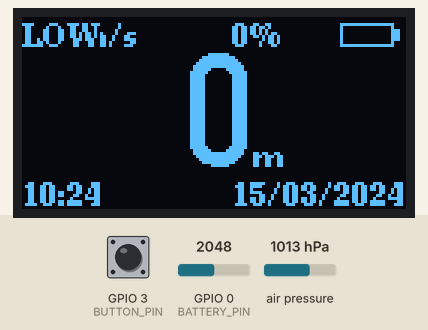
The sketch below on a simulated ESP32. On the bench: 128×64 one-colour display. The inputs (shaded band) are chosen by the test bench; at power-on: GPIO 0 (BATTERY_PIN) = 2048, GPIO 3 (BUTTON_PIN) HIGH, air pressure 1013 hPa (analog values on the 0–4095 scale). The local clock reads 2024-03-15 10:24:30 at power-on unless the sketch sets it.

Above: at 1.6 s.
1.7 s: GPIO 0 (BATTERY_PIN) set to 2222
At 2.71 s:
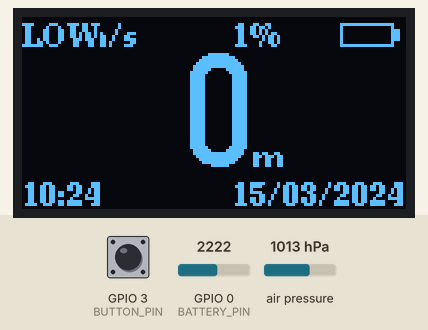
4.1 s: GPIO 0 (BATTERY_PIN) set to 2249
At 6.9 s:
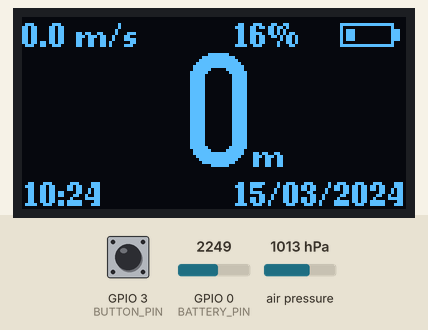
7.1 s: GPIO 3 (BUTTON_PIN) pulled LOW for 3.2 s
At 11.4 s:
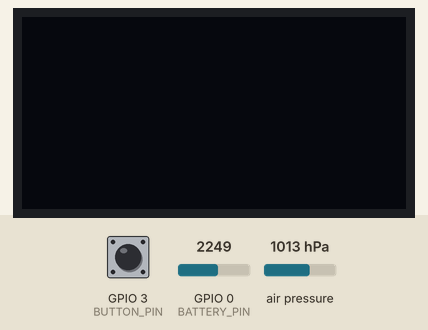
13.3 s: GPIO 3 (BUTTON_PIN) pulled LOW for 0.15 s
At 15.4 s:
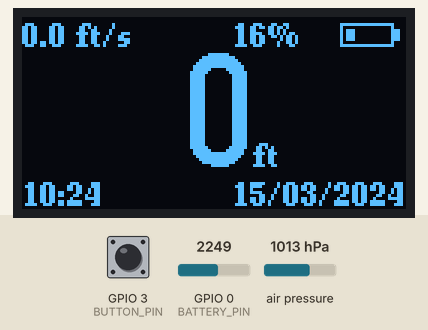
15.7 s: GPIO 0 (BATTERY_PIN) set to 2047
At 17.4 s:
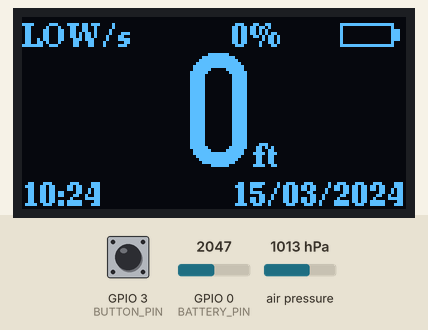
17.7 s: GPIO 3 (BUTTON_PIN) pulled LOW for 1 s
At 30.8 s:
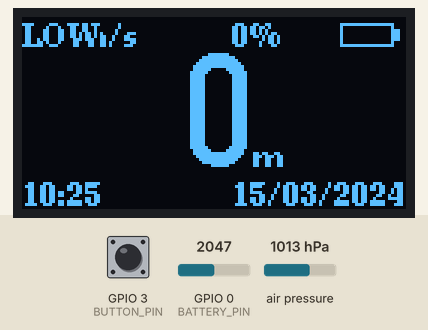
Timing chart, 0 to 31.6 s (numbered marks = the images above; inputs shaded):
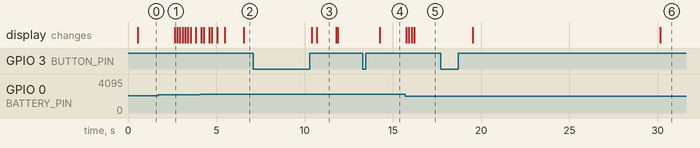

Measured:
- the behaviour switches between 2248 and 2249 on GPIO 0 (BATTERY_PIN) (found by bisection; images 1 and 2)
- after the input at 1.7 s, the display: changes after 0.94 s (image 1)
- after the input at 7.1 s, the display: first changes after 3.3 s (image 3 shows a later state)
- after the input at 13.3 s, the display: changes after 0.96 s (image 4)
- after the input at 15.7 s, the display: first changes after 0.06 s (image 5 shows a later state)
- after the input at 17.7 s, the display: first changes after 1.8 s (image 6 shows a later state)
- what the display in image 3 shows lasts 1.1 s, from 10.7 s to 11.8 s

The sketch:

AltimeterWithBigOledDisplayWithCorrection.ino
```cpp
#include <Wire.h>
#include <Adafruit_BMP280.h>
#include <RTClib.h>
#include <U8g2lib.h>
#include "driver/gpio.h"
#include "esp_sleep.h"

// ===================== PINS =====================
#define SDA_PIN 8
#define SCL_PIN 9
#define BUTTON_PIN 3
#define BATTERY_PIN 0

// ===================== DEVICES =====================
Adafruit_BMP280 bmp;
RTC_DS3231 rtc;
U8G2_SSD1309_128X64_NONAME0_F_HW_I2C u8g2(U8G2_R0);

// ===================== STATE =====================
bool useFeet = false;
float SEA_LEVEL_PRESSURE = 1013.25; // Will update dynamically during setup
float baseAltitude = 0;

// altitude
float smoothedAltitude = 0;
float lastValidAlt = 0;

// vertical speed
float lastAltForSpeed = 0;
unsigned long lastSpeedTime = 0;
float verticalSpeed = 0;
float smoothedSpeed = 0;

// tracking state for landing/climbing logic
bool hasClearedThreshold = false;

// battery
float rawMax = 2750.0;
float rawMin = 2150.0;
float smoothedRaw = 0;

// ===================== BATTERY =====================
int getBatteryPercent() {
  float sum = 0;

  for (int i = 0; i < 20; i++) {
    sum += analogRead(BATTERY_PIN);
    delay(2);
  }

  float raw = sum / 20.0;

  if (smoothedRaw == 0) smoothedRaw = raw;
  smoothedRaw = smoothedRaw * 0.85 + raw * 0.15;

  float norm = (smoothedRaw - rawMin) / (rawMax - rawMin);
  norm = constrain(norm, 0.0, 1.0);

  return (int)(norm * 100);
}

// ===================== BATTERY UI =====================
void drawBattery(int x, int y, int p) {
  u8g2.drawFrame(x, y, 18, 8);      // outer battery
  u8g2.drawBox(x + 18, y + 2, 2, 4); // battery tip

  int blocks = 0;

  if (p >= 90) {
    blocks = 4;
  }
  else if (p >= 51) {
    blocks = 3;
  }
  else if (p >= 31) {
    blocks = 2;
  }
  else if (p >= 10) {
    blocks = 1;
  }
  else {
    blocks = 0;
  }

  // draw blocks
  for (int i = 0; i < blocks; i++) {
    u8g2.drawBox(x + 2 + i * 4, y + 2, 3, 4);
  }
}

// ===================== ALTITUDE CALIBRATION =====================
void calibrateZero() {
  // Dynamically grab the current sea level pressure baseline
  float measured_pressure = bmp.readPressure() / 100.0;
  SEA_LEVEL_PRESSURE = measured_pressure;

  float sum = 0;
  for (int i = 0; i < 40; i++) {
    sum += bmp.readAltitude(SEA_LEVEL_PRESSURE);
    delay(10);
  }

  baseAltitude = sum / 40.0;
  smoothedAltitude = 0;
  lastValidAlt = 0;
  hasClearedThreshold = false; // Reset takeoff state
}

// ===================== VERTICAL SPEED =====================
void updateVerticalSpeed(float currentAlt) {
  unsigned long now = millis();
  float dt = (now - lastSpeedTime) / 1000.0;

  if (dt <= 0) return;

  float rawSpeed = (currentAlt - lastAltForSpeed) / dt;

  // filter noise spikes
  if (abs(rawSpeed) < 5.0) {
    smoothedSpeed = smoothedSpeed * 0.85 + rawSpeed * 0.15;
  }

  verticalSpeed = smoothedSpeed;

  lastAltForSpeed = currentAlt;
  lastSpeedTime = now;
}

// ===================== SLEEP =====================
void goToSleep() {
  u8g2.clearBuffer();
  u8g2.setFont(u8g2_font_ncenB08_tr);
  u8g2.drawStr(40, 32, "SLEEP");
  u8g2.sendBuffer();
  delay(300);

  u8g2.setPowerSave(1);

  gpio_wakeup_enable((gpio_num_t)BUTTON_PIN, GPIO_INTR_LOW_LEVEL);
  esp_sleep_enable_gpio_wakeup();

  delay(100);
  esp_light_sleep_start();

  u8g2.setPowerSave(0);
}

// ===================== STEPPED DISPLAY PROCESSING =====================
int getSteppedAltitude(float rawMeters, float vSpeed) {
  // 1. Manage climb threshold vs descent logic
  if (!hasClearedThreshold) {
    if (rawMeters >= 50.0) {
      hasClearedThreshold = true; // Trip wire crossed, we are up!
    } else if (vSpeed >= -0.2) {
      // If we haven't crossed 50m and aren't actively coming down hard, lock to 0
      return 0;
    }
  }

  // If descending back near or below zero, clean lock back to 0
  if (rawMeters <= 0.5) {
    hasClearedThreshold = false; // Reset for next takeoff
    return 0;
  }

  // 2. Variable meter stepping profiles (Snap processing)
  int steppedMeters = 0;
  if (rawMeters >= 1000.0) {
    // Snap to nearest 10 meters
    steppedMeters = ((int)round(rawMeters / 10.0)) * 10;
  } else {
    // Snap to nearest 5 meters
    steppedMeters = ((int)round(rawMeters / 5.0)) * 5;
  }

  return steppedMeters;
}

// ===================== SETUP =====================
void setup() {
  pinMode(BUTTON_PIN, INPUT_PULLUP);

  analogReadResolution(12);
  analogSetAttenuation(ADC_11db);

  Wire.begin(SDA_PIN, SCL_PIN);
  u8g2.begin();

  if (!bmp.begin(0x76)) {
    while (1) {
      u8g2.clearBuffer();
      u8g2.drawStr(10, 30, "BMP FAIL");
      u8g2.sendBuffer();
      delay(1000);
    }
  }

  bmp.setSampling(Adafruit_BMP280::MODE_NORMAL,
                  Adafruit_BMP280::SAMPLING_X2,
                  Adafruit_BMP280::SAMPLING_X16,
                  Adafruit_BMP280::FILTER_X16);

  if (!rtc.begin()) {
    while (1) {
      u8g2.clearBuffer();
      u8g2.drawStr(10, 30, "RTC FAIL");
      u8g2.sendBuffer();
      delay(1000);
    }
  }

  calibrateZero();
}

// ===================== LOOP =====================
void loop() {

  // ================= BUTTON =================
  static unsigned long pressStart = 0;
  static unsigned long lastClick = 0;
  static int clickCount = 0;
  static bool pressedState = false;

  bool pressed = (digitalRead(BUTTON_PIN) == LOW);

  if (pressed && !pressedState) {
    pressStart = millis();
    pressedState = true;
  }

  if (!pressed && pressedState) {
    unsigned long duration = millis() - pressStart;

    if (duration > 2500) {
      goToSleep();
    } else {
      clickCount++;
      lastClick = millis();
    }

    pressedState = false;
  }

  if (clickCount > 0 && millis() - lastClick > 450) {

    if (clickCount == 1) {
      useFeet = !useFeet;
    }

    if (clickCount >= 2) {
      calibrateZero();

      u8g2.clearBuffer();
      u8g2.setFont(u8g2_font_ncenB10_tr);
      u8g2.drawStr(0, 28, "RECALIBRATED");
      u8g2.sendBuffer();
      delay(900);
    }

    clickCount = 0;
  }

  // ================= ALTITUDE =================
  float alt = bmp.readAltitude(SEA_LEVEL_PRESSURE) - baseAltitude;

  if (abs(alt - lastValidAlt) < 80) {
    smoothedAltitude = smoothedAltitude * 0.90 + alt * 0.10;
    lastValidAlt = alt;
  }

  updateVerticalSpeed(smoothedAltitude);

  // Process our brand new meter stepping & threshold rules
  int processedMeters = getSteppedAltitude(smoothedAltitude, verticalSpeed);

  // Convert output units based on processed meters context
  float displayAlt = useFeet ? (float)processedMeters * 3.28084 : (float)processedMeters;
  float displaySpeed = useFeet ? verticalSpeed * 3.28084 : verticalSpeed;

  // ================= BATTERY =================
  int batt = getBatteryPercent();

  // ================= TIME =================
  DateTime now = rtc.now();

  // ================= DISPLAY =================
  u8g2.clearBuffer();

  // ALTITUDE
  char buf[12];
  sprintf(buf, "%d", (int)round(displayAlt));

  u8g2.setFont(u8g2_font_logisoso38_tn);

  int w = u8g2.getStrWidth(buf);
  int uw = u8g2.getStrWidth(useFeet ? "ft" : "m");

  int x = (128 - (w + uw)) / 2;

  u8g2.setCursor(x, 50);
  u8g2.print(buf);

  u8g2.setFont(u8g2_font_ncenB08_tr);
  u8g2.setCursor(x + w + 2, 50);
  u8g2.print(useFeet ? "ft" : "m");

  // ================= VERTICAL SPEED =================
  char speedBuf[24];
  const char* unitStr = useFeet ? "ft/s" : "m/s";

  if (verticalSpeed > 0.05) {
    sprintf(speedBuf, "▲ %.1f %s", displaySpeed, unitStr);
  } else if (verticalSpeed < -0.05) {
    sprintf(speedBuf, "▼ %.1f %s", displaySpeed, unitStr);
  } else {
    sprintf(speedBuf, "0.0 %s", unitStr);
  }

  // TOP LEFT CORNER
  u8g2.setFont(u8g2_font_ncenB08_tr);
  u8g2.setCursor(0, 10);
  u8g2.print(speedBuf);

  // ================= TIME =================
  u8g2.setCursor(0, 63);
  if (now.hour() < 10) u8g2.print("0");
  u8g2.print(now.hour());
  u8g2.print(":");
  if (now.minute() < 10) u8g2.print("0");
  u8g2.print(now.minute());

  // DATE
  char d[16];
  sprintf(d, "%02d/%02d/%04d", now.day(), now.month(), now.year());
  u8g2.setCursor(70, 63);
  u8g2.print(d);

  // ================= BATTERY =================
  drawBattery(106, 2, batt);

  u8g2.setCursor(70, 10);
  u8g2.print(batt);
  u8g2.print("%");

  if (batt < 15) {
    u8g2.setCursor(0, 10);
    u8g2.print("LOW");
  }

  u8g2.sendBuffer();

  delay(80);
}
```
